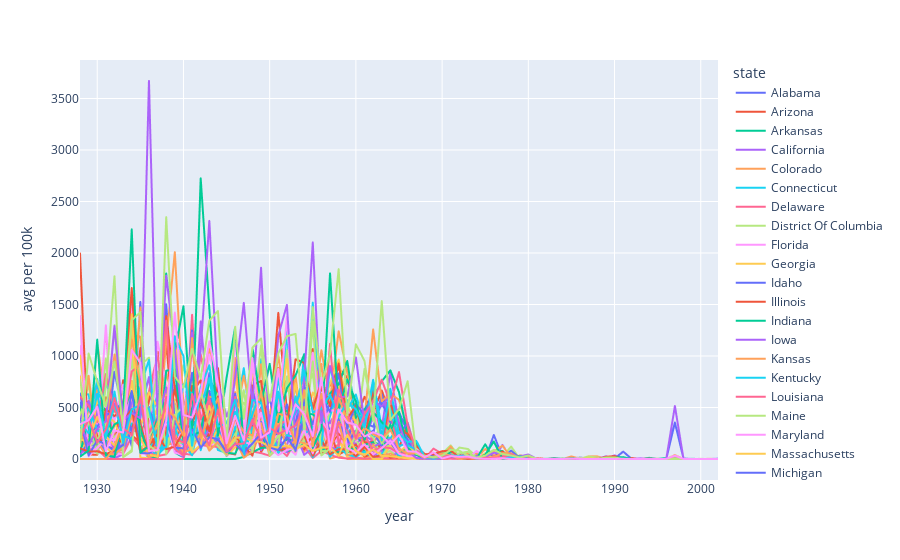

Notebook code for this chart:
### Code cell
fig = px.line(df, 
        x="year", y="estimated avg per 100k", color='state')
fig.show()
